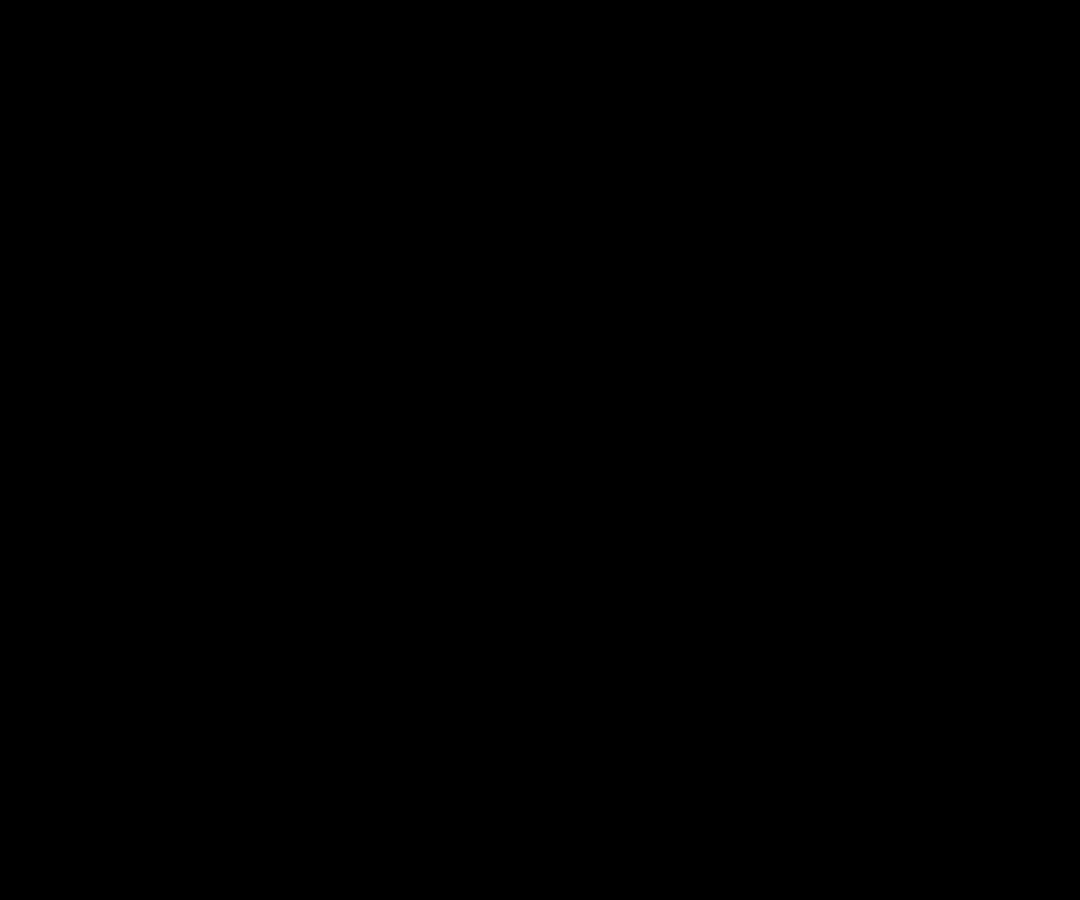
Frame 1 (no input)
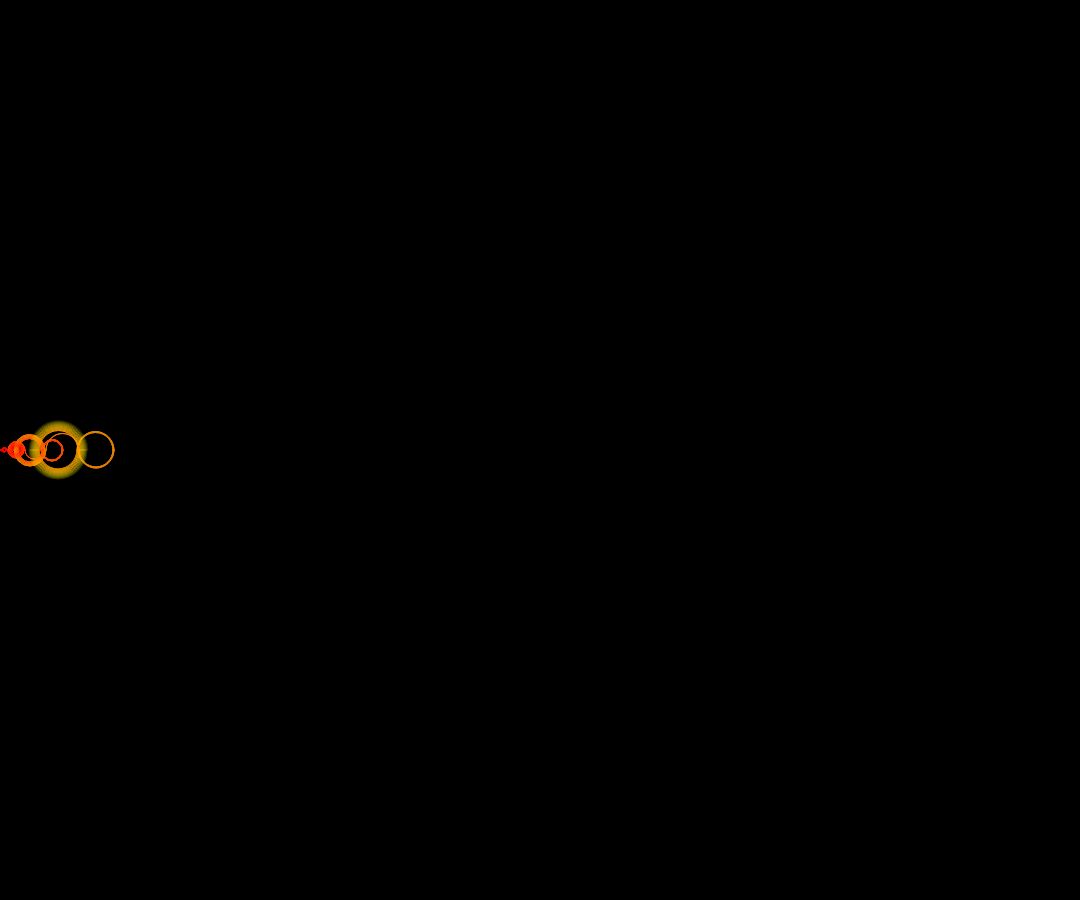
Frame 60 (no input)
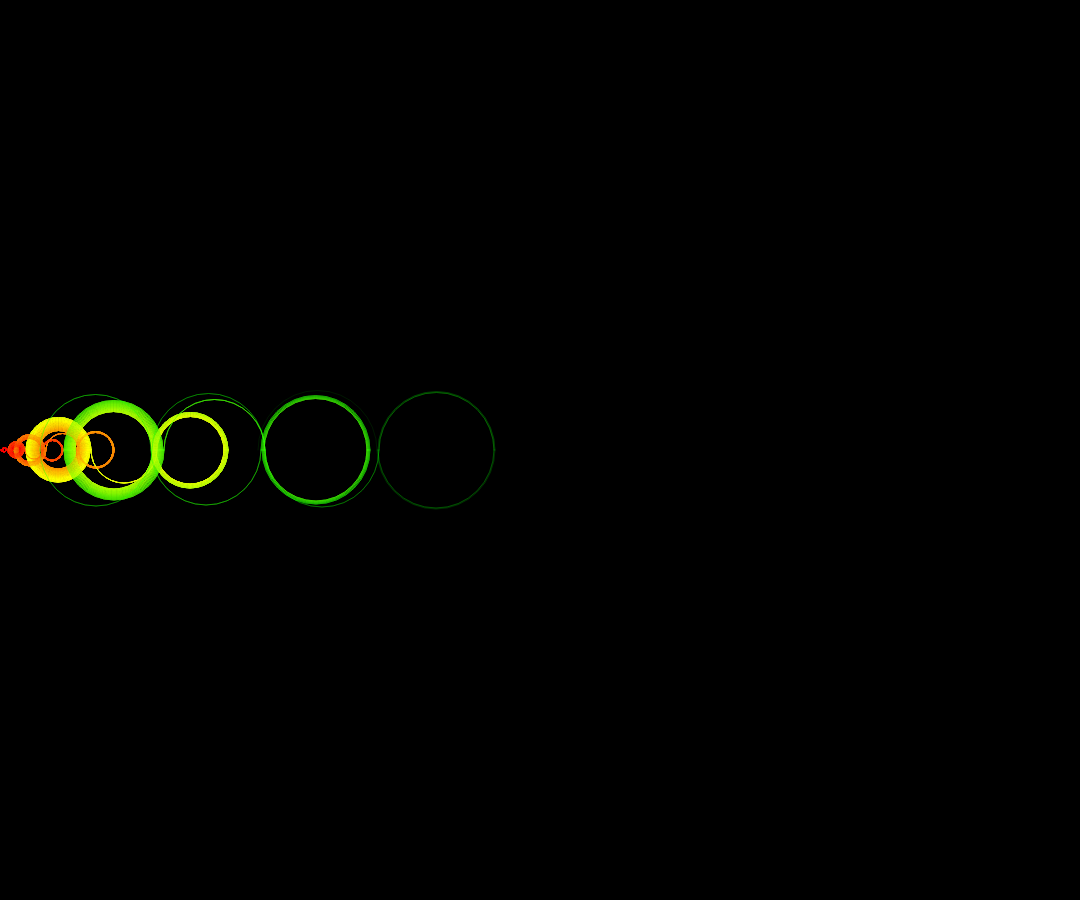
Frame 120 (the mouse pressed at the canvas centre since frame 60)

The p5.js sketch that drew these frames (run headless with seeded random() and noise() and a simulated clock; from frame 60 on, the mouse is pressed at the canvas centre):

// p5.js sketch
// ── sketch.js

function* racSequenceGenerator() {
    let visited = []
    for (let index = 0, value = 0; ; index++) {
        let next = value - index
        value = next >= 0 && !visited[next] ? next : value + index
        visited[value] = true
        yield value
    }
}

const generator = racSequenceGenerator()
const yields = []

function setup() {
    createCanvas(window.innerWidth * 0.9, window.innerHeight * 0.9)
    background(0)
    noFill()
    strokeWeight(0.1)

    colorMode(HSB)
}

function draw() {
    yields.push(generator.next().value)

    for (let i = 1; i < yields.length; i++) {
        const current = yields[i]
        const previous = yields[i - 1]

        let center = (current + previous) / 2
        let diameter = Math.abs(current - previous)

        stroke(i % 360, 100, 100)
        arc(center, height / 2, diameter, diameter, i % 2 == 0 ? 0 : Math.PI, i % 2 != 0 ? 0 : Math.PI)
    }
}
